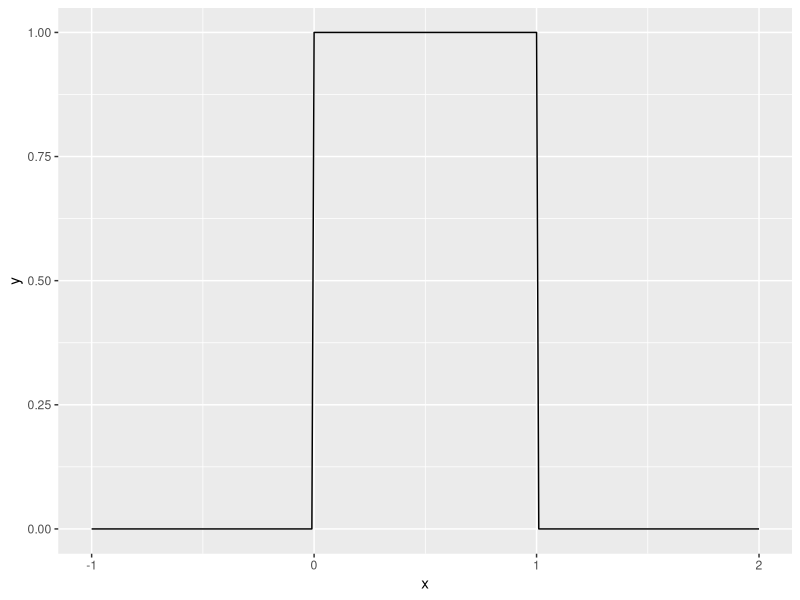

R code for this plot:
## ---- chunk 1
knitr::opts_chunk$set(echo = TRUE)
library(tidyverse)
## ---- chunk 2
dat <- tibble(x = seq(-1, 2, by = 0.01),
              y = dunif(x))
ggplot(dat, aes(x = x, y = y)) + geom_line()
## ---- chunk 3
punif(0.7) - punif(0.1)
